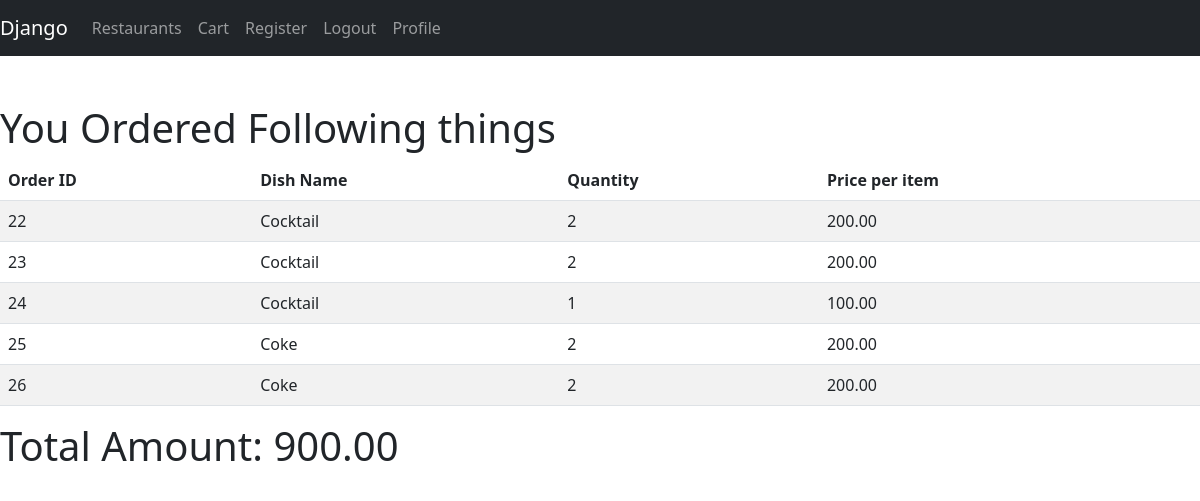
Page /order_detail/19 (signed in) on the committed database.
### swiggy/models.py (models this page shows)
class OrderItem(models.Model):
    order = models.ForeignKey(Order, on_delete=models.CASCADE)
    item = models.ForeignKey(Menu, on_delete=models.CASCADE)
    quantity = models.PositiveIntegerField(default=1)
    price = models.DecimalField(max_digits=10, decimal_places=2, default=0)
    dish_name=models.CharField(max_length=200)

class Order(models.Model):
    user = models.ForeignKey(User, on_delete=models.CASCADE)
    restaurant=models.ForeignKey(Restaurant, on_delete=models.CASCADE)
    created_at = models.DateTimeField(auto_now_add=True)
    updated_at = models.DateTimeField(auto_now=True)
    total_amount = models.DecimalField(max_digits=10, decimal_places=2, default=0)

### swiggy/views.py (the view)
# urls.py: path('order_detail/<int:order_id>', views.order_detail, name='order_detail'),
@login_required
def order_detail(request,order_id):
    user=request.user
    order = OrderItem.objects.filter(order=order_id)
    total_amount = Order.objects.get(id=order_id)
    if not order:
        return HttpResponseNotFound('Order not found')
    context = {'order': order , 'total':total_amount.total_amount }
    return render(request, 'order_detail.html', context)

### templates/order_detail.html
{% extends 'home.html' %}
{% block content %}
  {% if order %}
  <h1>You Ordered Following things </h1>
    <table class="table table-striped">
      <thead>
        <tr>
          <th>Order ID</th>
          <th>Dish Name</th>
          <th>Quantity</th>
          <th>Price per item</th>
        </tr>
      </thead>
      <tbody>
        {% for order in order %}
          <tr>
            <td>{{ order.id }}</td>
            <td>{{ order.dish_name }}</td>
            <td>{{ order.quantity }}</td>
            <td>{{ order.price }}</td>
          </tr>
        {% endfor %}
      </tbody>
    </table>
    <h1> Total Amount: {{total}}</h1>
  {% else %}
    <p>You have no orders.</p>
  {% endif %}
{% endblock %}

### rows in the picture
OrderItem: id "22", dish_name "Cocktail", quantity "2", price "200.00"
OrderItem: id "23", dish_name "Cocktail", quantity "2", price "200.00"
OrderItem: id "24", dish_name "Cocktail", quantity "1", price "100.00"
OrderItem: id "25", dish_name "Coke", quantity "2", price "200.00"
OrderItem: id "26", dish_name "Coke", quantity "2", price "200.00"
Order: total_amount "900.00"
